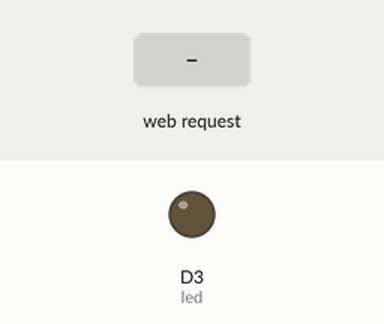
A sketch run on a simulated ESP8266 (NodeMCU). Shown: output pins drawn as LEDs (lit = HIGH). Inputs (shaded band) come from the test bench. WiFi joins after 1.5 s; servers stay silent unless stated; what the sketch prints to the serial monitor is not drawn.

Above: at 2.7 s.
2.8 s: HTTP request GET /LEDYAK received
At 3.4 s:
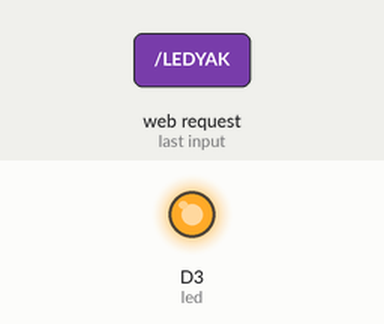
4.3 s: HTTP request GET /LEDSONDUR received
At 4.6 s:
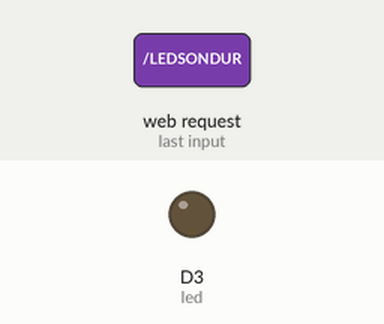
Timing chart, 0 to 7.3 s (numbered marks = the images above; inputs shaded):
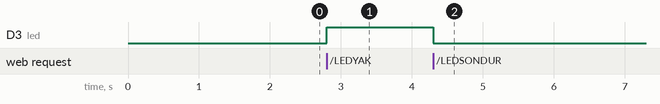

Measured:
- after the input at 2.8 s, D3 (led): LOW → HIGH at once
- after the input at 4.3 s, D3 (led): HIGH → LOW at once

The sketch:

WebLED.ino
```cpp
#include <ESP8266WiFi.h>

const char* ssid = "";
const char* password = "";

int led = D3;
WiFiServer server(80);        // 80 portunda web sunucusu

void setup() {
  Serial.begin(115200);
  delay(10);

  pinMode(led, OUTPUT);
  digitalWrite(led, LOW);     // başlangıçta LED sönük

  Serial.println();
  Serial.println("Baglaniyor...");

  Serial.print("SSID: ");
  Serial.println(ssid);

  WiFi.begin(ssid, password); // Wi-Fi bağlantısı başlat

  while (WiFi.status() != WL_CONNECTED) {
    delay(500);
    Serial.print(".");
  }

  Serial.println();
  Serial.println("Wi-Fi baglantisi saglandi.");
  Serial.println("Web sunucu basladi.");

  server.begin();

  Serial.print("Web sunucuya baglanmak icin bu baglantiyi kullanin: ");
  Serial.print("http://");
  Serial.println(WiFi.localIP());
}

void loop() {
  WiFiClient client = server.available();   // İstemci bağlandı mı?
  if (!client) { //bağlı kimse yoksa dur
    return;
  }

  Serial.println("Yeni istemci");

  while (!client.available()) { //İstemciden gelen okunmaya hazır bir veri var mı?
    delay(1);
  }

  String request = client.readStringUntil('\r'); // Gelen isteği oku
  Serial.println(request);
  client.flush();

  int deger = LOW;   // LED durumu

  if (request.indexOf("/LEDYAK") != -1) { //gelen veri içinde bu metin varsa bir sayı döndürür yoksa -1
    digitalWrite(led, HIGH);
    deger = HIGH;
  }

  if (request.indexOf("/LEDSONDUR") != -1) {
    digitalWrite(led, LOW);
    deger = LOW;
  }

  // HTML sayfasını gönder
  client.println("HTTP/1.1 200 OK");
  client.println("Content-Type: text/html");
  client.println("");  // boş satır

  client.println("<!DOCTYPE HTML>");
  client.println("<html>");
  client.println("<head>");
  client.println("<meta charset='UTF-8'>");
  client.println("<title>NodeMCU LED Uygulamasi</title>");
  client.println("<style>");
  client.println("body { background-color: yellow; text-align: center; font-family: Arial; }");
  client.println("button { padding: 10px 20px; font-size: 16px; margin: 8px; }");
  client.println("</style>");
  client.println("</head>");
  client.println("<body>");

  client.println("<h2>Node MCU LED uygulamasi</h2>");
  client.print("LED DURUM: ");

  if (deger == HIGH) {
    client.println("<b>Yaniyor</b><br><br>");
  } else {
    client.println("<b>Sonuk</b><br><br>");
  }

  client.println("<a href=\"/LEDYAK\"><button>Ledi yak</button></a>");
  client.println("<a href=\"/LEDSONDUR\"><button>Ledi sondur</button></a>");

  client.println("</body>");
  client.println("</html>");

  delay(1);
  Serial.println("Istemci baglantisi kapandi.");
}
```
